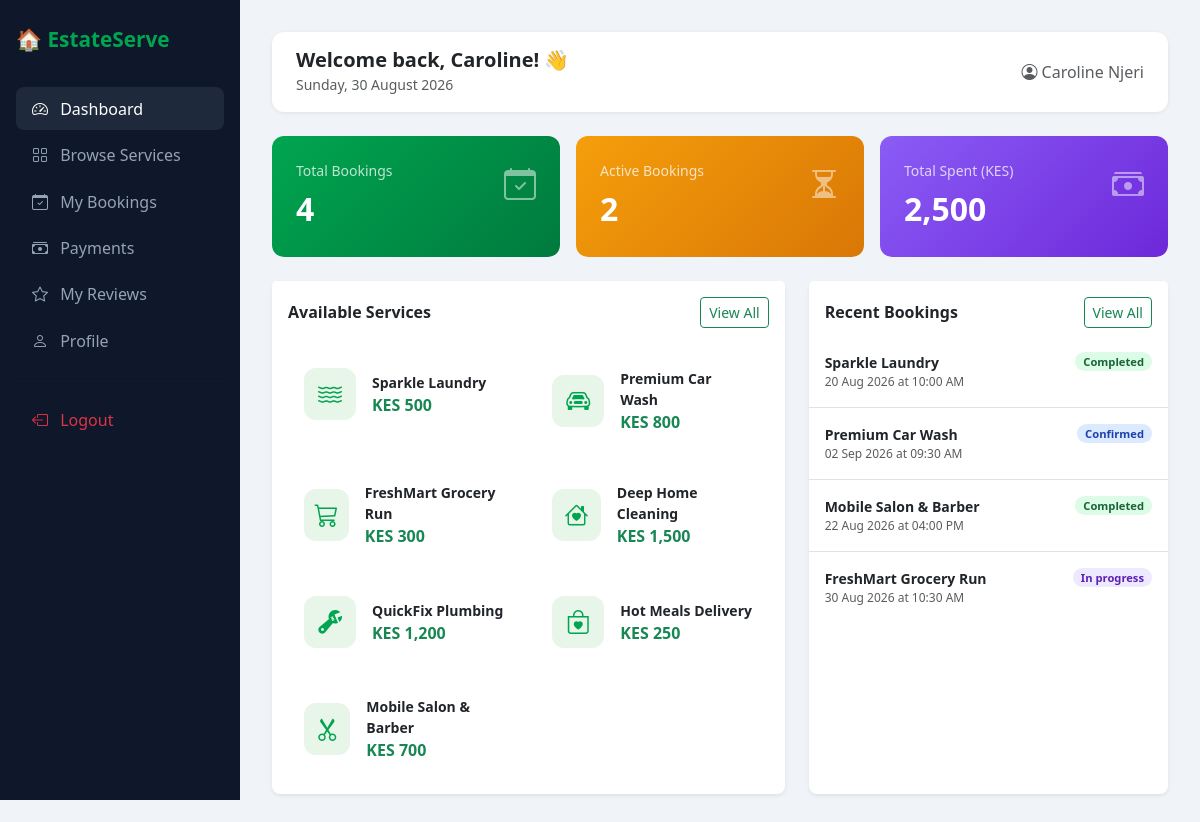
/resident/dashboard.php (signed in), run on the app's committed database.
### tables this page shows
CREATE TABLE services (
    id          INT AUTO_INCREMENT PRIMARY KEY,
    name        VARCHAR(150) NOT NULL,
    category    ENUM('laundry','car_washing','grocery','house_cleaning',
                     'plumbing','food_delivery','salon') NOT NULL,
    description TEXT,
    price       DECIMAL(10,2) NOT NULL DEFAULT 0,
    provider_id INT NULL,
    status      ENUM('available','unavailable') NOT NULL DEFAULT 'available',
    created_at  TIMESTAMP NOT NULL DEFAULT CURRENT_TIMESTAMP,
    CONSTRAINT fk_services_provider FOREIGN KEY (provider_id)
        REFERENCES users(id) ON DELETE SET NULL
);

CREATE TABLE bookings (
    id           INT AUTO_INCREMENT PRIMARY KEY,
    resident_id  INT NOT NULL,
    service_id   INT NOT NULL,
    provider_id  INT NULL,
    booking_date DATE NOT NULL,
    booking_time TIME NOT NULL,
    address      VARCHAR(255) NOT NULL,
    notes        TEXT,
    status       ENUM('pending','confirmed','in_progress','completed','cancelled')
                 NOT NULL DEFAULT 'pending',
    created_at   TIMESTAMP NOT NULL DEFAULT CURRENT_TIMESTAMP,
    CONSTRAINT fk_bookings_resident FOREIGN KEY (resident_id)
        REFERENCES users(id)    ON DELETE CASCADE,
    CONSTRAINT fk_bookings_service  FOREIGN KEY (service_id)
        REFERENCES services(id) ON DELETE CASCADE,
    CONSTRAINT fk_bookings_provider FOREIGN KEY (provider_id)
        REFERENCES users(id)    ON DELETE SET NULL
);

### resident/dashboard.php (the view, shortened to what this page needs)
<?php
require_once '../includes/db.php';
$user_id = $_SESSION['user_id'];
$total_bookings    = $pdo->prepare("SELECT COUNT(*) FROM bookings WHERE resident_id = ?");
$total_bookings->execute([$user_id]);
$total_bookings    = $total_bookings->fetchColumn();
$active_bookings   = $pdo->prepare("SELECT COUNT(*) FROM bookings WHERE resident_id = ? AND status IN ('pending','confirmed','in_progress')");
$active_bookings->execute([$user_id]);
$active_bookings   = $active_bookings->fetchColumn();
$total_spent       = $pdo->prepare("SELECT COALESCE(SUM(amount),0) FROM payments WHERE resident_id = ? AND status = 'success'");
$total_spent->execute([$user_id]);
$total_spent       = $total_spent->fetchColumn();
$stmt = $pdo->prepare("
    SELECT b.id, s.name AS service, s.category, b.status, b.booking_date, b.booking_time, p.status AS payment_status
    FROM bookings b
    JOIN services s ON b.service_id = s.id
    LEFT JOIN payments p ON p.booking_id = b.id
    WHERE b.resident_id = ?
    ORDER BY b.created_at DESC LIMIT 5
");
$stmt->execute([$user_id]);
$bookings = $stmt->fetchAll();
$services = $pdo->query("SELECT * FROM services WHERE status = 'available' ORDER BY category")->fetchAll();
$category_icons = [
    'laundry'       => 'bi-water',
    'car_washing'   => 'bi-car-front',
    'grocery'       => 'bi-cart3',
    'house_cleaning'=> 'bi-house-heart',
    'plumbing'      => 'bi-wrench-adjustable',
    'food_delivery' => 'bi-bag-heart',
    'salon'         => 'bi-scissors',
];
?>
<!DOCTYPE html>
<html lang="en">
<head>
  <link href="https://cdn.jsdelivr.net/npm/bootstrap@5.3.0/dist/css/bootstrap.min.css" rel="stylesheet">
  <link href="https://cdn.jsdelivr.net/npm/bootstrap-icons@1.10.5/font/bootstrap-icons.css" rel="stylesheet">
</head>
<body>
<div class="sidebar">
  <span class="brand">🏠 EstateServe</span>
  <nav class="nav flex-column">
    <a href="dashboard.php"  class="nav-link active"><i class="bi bi-speedometer2"></i> Dashboard</a>
    <a href="services.php"   class="nav-link"><i class="bi bi-grid"></i> Browse Services</a>
    <a href="bookings.php"   class="nav-link"><i class="bi bi-calendar-check"></i> My Bookings</a>
    <a href="payments.php"   class="nav-link"><i class="bi bi-cash-stack"></i> Payments</a>
    <a href="reviews.php"    class="nav-link"><i class="bi bi-star"></i> My Reviews</a>
    <a href="profile.php"    class="nav-link"><i class="bi bi-person"></i> Profile</a>
    <hr style="border-color:#1e293b">
    <a href="../logout.php"  class="nav-link text-danger"><i class="bi bi-box-arrow-left"></i> Logout</a>
  </nav>
</div>
<div class="main">
  <div class="topbar">
    <div>
      <h5 class="mb-0 fw-bold">Welcome back, <?= htmlspecialchars(explode(' ', $_SESSION['full_name'])[0]) ?>! 👋</h5>
      <small class="text-muted"><?= date('l, d F Y') ?></small>
    </div>
    <span class="text-muted"><i class="bi bi-person-circle me-1"></i><?= htmlspecialchars($_SESSION['full_name']) ?></span>
  </div>
  <div class="row g-3 mb-4">
    <div class="col-md-4">
      <div class="stat-card" style="background:linear-gradient(135deg,#00A550,#007a3d)">
        <div class="d-flex justify-content-between align-items-start">
          <div>
            <div class="opacity-75 small mb-1">Total Bookings</div>
            <div class="fs-2 fw-bold"><?= $total_bookings ?></div>
          </div>
          <i class="bi bi-calendar-check fs-2 opacity-50"></i>
        </div>
      </div>
    </div>
    <div class="col-md-4">
      <div class="stat-card" style="background:linear-gradient(135deg,#f59e0b,#d97706)">
        <div class="d-flex justify-content-between align-items-start">
          <div>
            <div class="opacity-75 small mb-1">Active Bookings</div>
            <div class="fs-2 fw-bold"><?= $active_bookings ?></div>
          </div>
          <i class="bi bi-hourglass-split fs-2 opacity-50"></i>
        </div>
      </div>
    </div>
    <div class="col-md-4">
      <div class="stat-card" style="background:linear-gradient(135deg,#8b5cf6,#6d28d9)">
        <div class="d-flex justify-content-between align-items-start">
          <div>
            <div class="opacity-75 small mb-1">Total Spent (KES)</div>
            <div class="fs-2 fw-bold"><?= number_format($total_spent, 0) ?></div>
          </div>
          <i class="bi bi-cash-stack fs-2 opacity-50"></i>
        </div>
      </div>
    </div>
  </div>
  <div class="row g-4">
    <div class="col-md-7">
      <div class="card border-0 shadow-sm rounded-3">
        <div class="card-header bg-white border-0 pt-3 d-flex justify-content-between align-items-center">
          <h6 class="fw-bold mb-0">Available Services</h6>
          <a href="services.php" class="btn btn-sm btn-outline-success">View All</a>
        </div>
        <div class="card-body">
          <div class="row g-3">
            <?php foreach ($services as $s): ?>
            <div class="col-6">
              <div class="service-card card p-3" onclick="window.location='book.php?service=<?= $s['id'] ?>'">
                <div class="d-flex align-items-center gap-3">
                  <div class="service-icon">
                    <i class="bi <?= $category_icons[$s['category']] ?? 'bi-star' ?>"></i>
                  </div>
                  <div>
                    <div class="fw-semibold small"><?= htmlspecialchars($s['name']) ?></div>
                    <div class="text-success fw-bold">KES <?= number_format($s['price'], 0) ?></div>
                  </div>
                </div>
              </div>
            </div>
            <?php endforeach; ?>
          </div>
        </div>
      </div>
    </div>
    <div class="col-md-5">
      <div class="card border-0 shadow-sm rounded-3 h-100">
        <div class="card-header bg-white border-0 pt-3 d-flex justify-content-between align-items-center">
          <h6 class="fw-bold mb-0">Recent Bookings</h6>
          <a href="bookings.php" class="btn btn-sm btn-outline-success">View All</a>
        </div>
        <div class="card-body p-0">
          <?php if (empty($bookings)): ?>
            <div class="text-center py-5 text-muted">
              <i class="bi bi-calendar-x fs-2 d-block mb-2"></i>
              No bookings yet.<br>
              <a href="services.php" class="btn btn-success btn-sm mt-2">Book a Service</a>
            </div>
          <?php else: ?>
          <ul class="list-group list-group-flush">
            <?php foreach ($bookings as $b): ?>
            <li class="list-group-item px-3 py-3">
              <div class="d-flex justify-content-between align-items-start">
                <div>
                  <div class="fw-semibold small"><?= htmlspecialchars($b['service']) ?></div>
                  <div class="text-muted" style="font-size:.75rem"><?= date('d M Y', strtotime($b['booking_date'])) ?> at <?= date('h:i A', strtotime($b['booking_time'])) ?></div>
                </div>
                <span class="badge badge-status-<?= $b['status'] ?> px-2 py-1 rounded-pill" style="font-size:.7rem">
                  <?= ucfirst(str_replace('_',' ',$b['status'])) ?>
                </span>
              </div>
            </li>
            <?php endforeach; ?>
          </ul>
          <?php endif; ?>
        </div>
      </div>
    </div>
  </div>
</div>
</body>
</html>

### resident/dashboard.php (style rules this page uses)
body { background: #f0f4f8; }
.sidebar { background: #0f172a; min-height: 100vh; width: 240px; position: fixed; top: 0; left: 0; padding: 1.5rem 1rem; }
.sidebar .brand { color: #00A550; font-weight: 700; font-size: 1.3rem; margin-bottom: 2rem; display: block; }
.sidebar .nav-link { color: #94a3b8; border-radius: 8px; padding: .6rem 1rem; margin-bottom: .2rem; }
.sidebar .nav-link:hover, .sidebar .nav-link.active { background: #1e293b; color: #fff; }
.sidebar .nav-link i { margin-right: 8px; }
.main { margin-left: 240px; padding: 2rem; }
.stat-card { border: none; border-radius: 12px; padding: 1.5rem; color: #fff; }
.topbar { background: #fff; border-radius: 12px; padding: 1rem 1.5rem; margin-bottom: 1.5rem; display: flex; justify-content: space-between; align-items: center; box-shadow: 0 1px 4px rgba(0,0,0,.08); }
.service-card { border: none; border-radius: 12px; transition: transform .2s, box-shadow .2s; cursor: pointer; }
.service-icon { width: 52px; height: 52px; border-radius: 12px; display: flex; align-items: center; justify-content: center; font-size: 1.5rem; background: #e8f5e9; color: #00A550; }
.badge-status-confirmed { background: #dbeafe; color: #1e40af; }
.badge-status-completed { background: #dcfce7; color: #166534; }
.badge-status-in_progress { background: #ede9fe; color: #5b21b6; }

### data on the page
services: name "Sparkle Laundry", price "500"
services: name "Premium Car Wash", price "800"
services: name "FreshMart Grocery Run", price "300"
services: name "Deep Home Cleaning", price "1,500"
services: name "QuickFix Plumbing", price "1,200"
services: name "Hot Meals Delivery", price "250"
services: name "Mobile Salon & Barber", price "700"
bookings: service.name "Sparkle Laundry", booking_date "20 Aug 2026", booking_time "10:00 AM", status "Completed"
bookings: service.name "Premium Car Wash", booking_date "02 Sep 2026", booking_time "09:30 AM", status "Confirmed"
bookings: service.name "Mobile Salon & Barber", booking_date "22 Aug 2026", booking_time "04:00 PM", status "Completed"
bookings: service.name "FreshMart Grocery Run", booking_date "30 Aug 2026", booking_time "10:30 AM", status "In progress"

### other printed values
explode(' ', $_SESSION['full_name'])[0] "Caroline"
$_SESSION['full_name'] "Caroline Njeri"
$total_bookings "4"
$active_bookings "2"
$total_spent "2,500"
